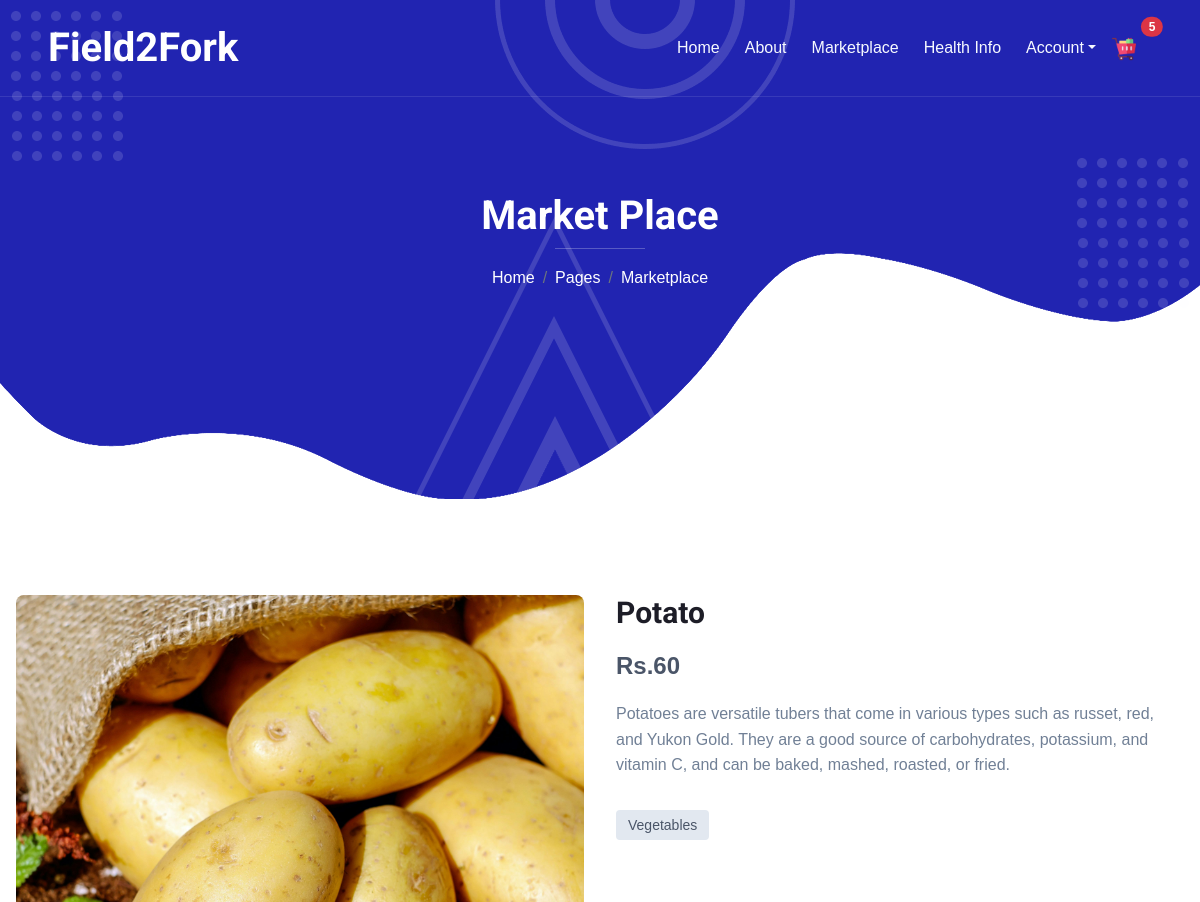
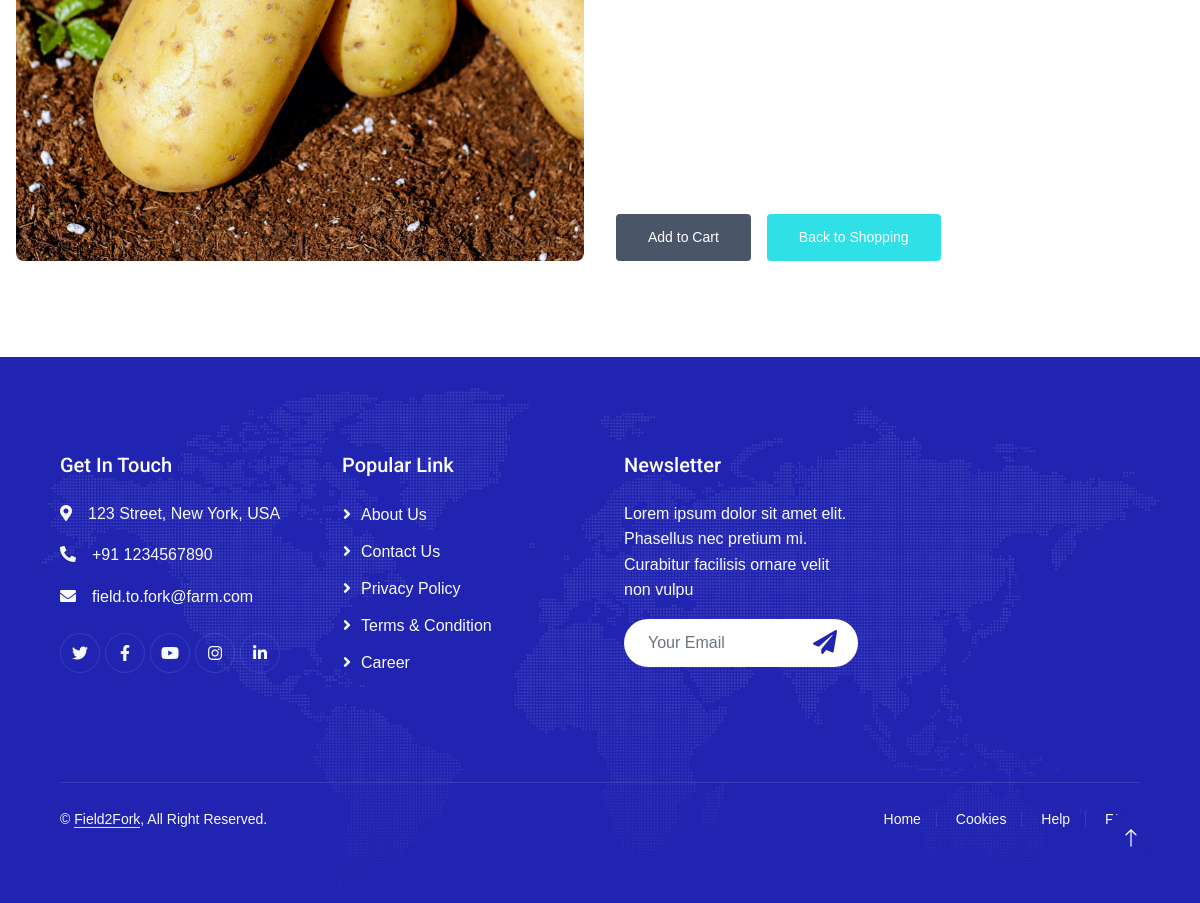
Page /market/vegetables/potato/ on the committed database (2 pictures, top to bottom).
### store/models.py (models this page shows, shortened)
class Product(models.Model):
    product_name = models.CharField(max_length=200)
    slug = models.SlugField(max_length=200)
    description = models.TextField(blank=True,)
    price = models.IntegerField()
    image = models.ImageField(blank=True,upload_to="photo/products")
    stock = models.IntegerField()
    is_available = models.BooleanField(default=True)
    category = models.ForeignKey(Categories, on_delete=models.CASCADE)
    created_date = models.DateTimeField(auto_now_add=True,)
    modified_date = models.DateTimeField(auto_now=True)

### categories/models.py (models this page shows)
class Categories(models.Model):
    category_name = models.CharField(max_length=50, unique=True)
    slug = models.SlugField(max_length=50, unique=True)
    description = models.TextField(max_length=255, blank=True)
    cat_image = models.ImageField(upload_to='photo/categories', blank=True)
    class Meta:
        verbose_name = "Category"
        verbose_name_plural = "Categories"

### marketplace/views.py (the view)
# urls.py: path('<slug:category_slug>/<slug:product_slug>/', views.product_detail, name='product_detail'),
def product_detail(request, category_slug, product_slug):
    try:
        single_product = Product.objects.get(category__slug = category_slug, slug = product_slug)
    except Exception as e:
        raise e
    context = {
        'single_product' : single_product,
        'total_items': len(CartItem.objects.all()),
    }
    return render(request, "temp_marketplace/product_details.html",context)

### templates/temp_marketplace/product_details.html
{% extends 'temp_marketplace/base.html' %}
{% load static %}
{% block body_block %}
<link href="{% static 'marketplace/css/productStyles.css' %}" rel="stylesheet">
<div class="container">
    <div class="grid">
        <div>
            <img src="{{single_product.image.url}}" alt="Product Image" class="product-image">
        </div>
        <div class="product-info">
            <div>
                <h1 class="product-title">{{ single_product.product_name }}</h1>
                <p class="product-price">Rs.{{ single_product.price }}</p>
                <p class="product-description">
                    {{ single_product.description }}
                </p>
                <div>
                    <span class="product-category">{{ single_product.category.category_name }}</span>
                </div>
            </div>
            <div class="button-group">
                <a href="{% url 'add_to_cart' single_product.id %}">
                    <button class="add-to-cart">Add to Cart</button>
                </a>
                <button class="product-details" id="" onclick="window.location.href='{% url 'marketpage' %}'">Back to Shopping</button>
            </div>
        </div>
    </div>
</div>
{% endblock %}

### static/home/css/style.css (style rules this page uses)
:root { --primary: #2124B1; --secondary: #4777F5; --light: #F7FAFF; --dark: #1D1D27; }
h1, h2, h3, .fw-bold { font-weight: 700 !important; }

### static/marketplace/css/productStyles.css (style rules this page uses)
body { font-family: Arial, sans-serif; line-height: 1.6; margin: 0; padding: 0; }
.container { max-width: 1200px; margin: 0 auto; padding: 48px 16px; }
.grid { display: grid; grid-template-columns: 1fr; gap: 32px; }
.product-image { width: 100%; border-radius: 8px; object-fit: cover; aspect-ratio: 1 / 1; }
.product-info { display: flex; flex-direction: column; justify-content: space-between; }
.product-title { font-size: 1.875rem; font-weight: bold; margin-bottom: 16px; }
.product-price { font-size: 1.5rem; font-weight: bold; color: #4a5568; margin-top: 16px; }
.product-description { color: #718096; margin-top: 16px; }
.product-category { display: inline-block; background-color: #e2e8f0; color: #4a5568; font-size: 0.875rem; font-weight: 500; padding: 4px 12px; border-radius: 4px; margin-top: 16px; }
.button-group { display: flex; flex-direction: column; gap: 16px; margin-top: 32px; }
.add-to-cart { background-color: #4a5568; color: white; font-size: 0.875rem; font-weight: 500; padding: 12px 32px; border: none; border-radius: 4px; cursor: pointer; transition: background-color 0.3s; }
.product-details { background-color: #2fe1e7; color: white; font-size: 0.875rem; font-weight: 500; padding: 12px 32px; border: none; border-radius: 4px; cursor: pointer; transition: background-color 0.3s; }
@media (min-width: 768px) { .grid { grid-template-columns: 1fr 1fr; } }
@media (min-width: 768px) { .button-group { flex-direction: row; } }

### rows in the picture
Product: image (picture), product_name "Potato", price "60", description "Potatoes are versatile tubers that come in various types such as russet, red, and Yukon Gold. They are a good source of carbohydrates, potassium, and vitamin C, and can be baked, mashed, roasted, or fried.", category.category_name "Vegetables"

### other values in the picture
{{ total_items }} "5"
